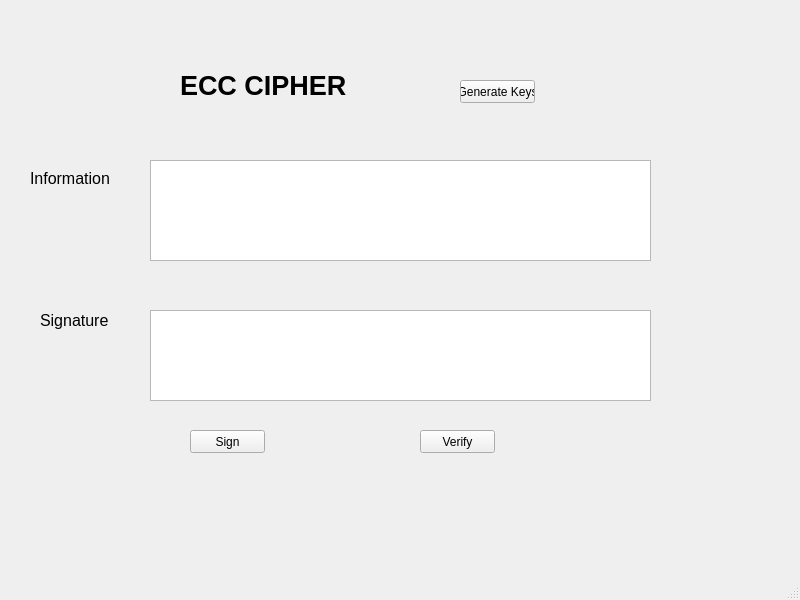
<?xml version="1.0" encoding="UTF-8"?>
<ui version="4.0">
 <class>MainWindow</class>
 <widget class="QMainWindow" name="MainWindow">
  <property name="geometry">
   <rect>
    <x>0</x>
    <y>0</y>
    <width>800</width>
    <height>600</height>
   </rect>
  </property>
  <property name="windowTitle">
   <string>MainWindow</string>
  </property>
  <widget class="QWidget" name="centralwidget">
   <widget class="QLabel" name="label">
    <property name="geometry">
     <rect>
      <x>180</x>
      <y>70</y>
      <width>251</width>
      <height>31</height>
     </rect>
    </property>
    <property name="font">
     <font>
      <pointsize>20</pointsize>
      <weight>75</weight>
      <bold>true</bold>
     </font>
    </property>
    <property name="text">
     <string>ECC CIPHER</string>
    </property>
   </widget>
   <widget class="QTextEdit" name="txt_info">
    <property name="geometry">
     <rect>
      <x>150</x>
      <y>160</y>
      <width>501</width>
      <height>101</height>
     </rect>
    </property>
   </widget>
   <widget class="QTextEdit" name="txt_sign">
    <property name="geometry">
     <rect>
      <x>150</x>
      <y>310</y>
      <width>501</width>
      <height>91</height>
     </rect>
    </property>
   </widget>
   <widget class="QLabel" name="label_2">
    <property name="geometry">
     <rect>
      <x>30</x>
      <y>170</y>
      <width>91</width>
      <height>16</height>
     </rect>
    </property>
    <property name="font">
     <font>
      <pointsize>12</pointsize>
     </font>
    </property>
    <property name="text">
     <string>Information</string>
    </property>
   </widget>
   <widget class="QLabel" name="label_3">
    <property name="geometry">
     <rect>
      <x>40</x>
      <y>310</y>
      <width>101</width>
      <height>21</height>
     </rect>
    </property>
    <property name="font">
     <font>
      <pointsize>12</pointsize>
     </font>
    </property>
    <property name="text">
     <string>Signature</string>
    </property>
   </widget>
   <widget class="QPushButton" name="btn_sign">
    <property name="geometry">
     <rect>
      <x>190</x>
      <y>430</y>
      <width>75</width>
      <height>23</height>
     </rect>
    </property>
    <property name="text">
     <string>Sign</string>
    </property>
   </widget>
   <widget class="QPushButton" name="btn_verify">
    <property name="geometry">
     <rect>
      <x>420</x>
      <y>430</y>
      <width>75</width>
      <height>23</height>
     </rect>
    </property>
    <property name="text">
     <string>Verify</string>
    </property>
   </widget>
   <widget class="QPushButton" name="btn_gen_keys">
    <property name="geometry">
     <rect>
      <x>460</x>
      <y>80</y>
      <width>75</width>
      <height>23</height>
     </rect>
    </property>
    <property name="text">
     <string>Generate Keys</string>
    </property>
   </widget>
  </widget>
  <widget class="QMenuBar" name="menubar">
   <property name="geometry">
    <rect>
     <x>0</x>
     <y>0</y>
     <width>800</width>
     <height>21</height>
    </rect>
   </property>
  </widget>
  <widget class="QStatusBar" name="statusbar"/>
 </widget>
 <resources/>
 <connections/>
</ui>
